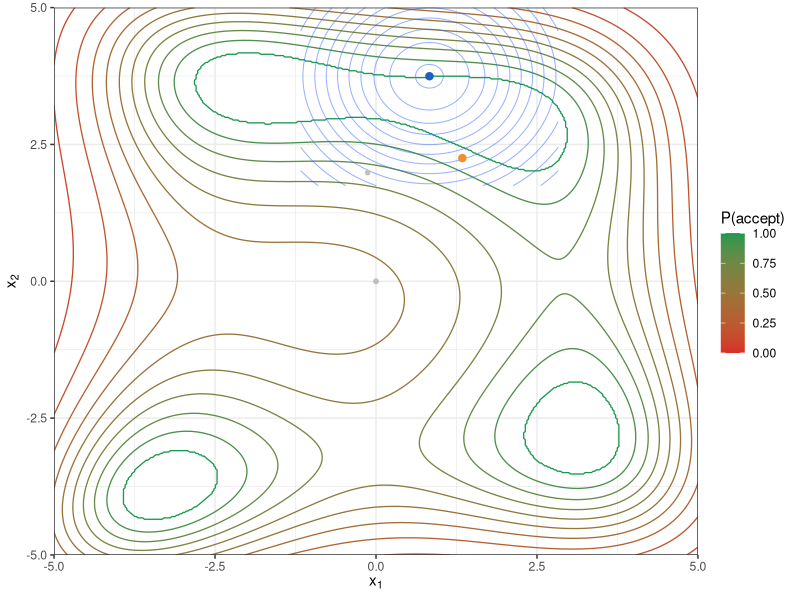

Write the R code that produced this figure.
# Used in: ../slides-derivative-free-3-simulated-annealing.tex
#
# Simulate a short simulated annealing run on Himmelblau's function and save
# the acceptance-probability contour used on the title slide.

set.seed(1111L)

library(data.table)
library(ggplot2)
library(msm)

output_file = "../figure/himmelblau-iter3_probabilities.pdf"

domain = c(-5, 5)
proposal_bounds = c(-3.8, 3.8)
proposal_sd = 1.5
objective_grid_size = 400L
proposal_grid_size = 100L
proposal_contour_radius = 2
initial_temperature = 200
cooling_rate = 0.8
snapshot_iterations = c(2L, 3L, 5L, 10L, 20L, 30L, 50L, 60L)
snapshot_index = 3L

himmelblau_value = function(x1, x2) {
  (x1 + x2^2 - 11)^2 + (x1^2 + x2 - 7)^2
}

himmelblau = function(x) {
  himmelblau_value(x[1], x[2])
}

acceptance_probability = function(proposal_value, current_value, temperature) {
  pmin(1, exp(-(proposal_value - current_value) / temperature))
}

sample_proposal = function(current_point) {
  c(
    rtnorm(1L, mean = current_point[1], sd = proposal_sd, lower = proposal_bounds[1], upper = proposal_bounds[2]),
    rtnorm(1L, mean = current_point[2], sd = proposal_sd, lower = proposal_bounds[1], upper = proposal_bounds[2])
  )
}

make_objective_grid = function() {
  axis_values = seq(domain[1], domain[2], length.out = objective_grid_size)
  grid = CJ(x1 = axis_values, x2 = axis_values)
  grid[, objective_value := himmelblau_value(x1, x2)]
}

make_temperature_schedule = function() {
  c(
    rep(initial_temperature, 50L),
    initial_temperature * cooling_rate^seq_len(200L)
  )
}

run_simulated_annealing = function(temperature_schedule) {
  trace = data.table(
    iteration = seq_along(temperature_schedule),
    best_x1 = NA_real_,
    best_x2 = NA_real_,
    proposal_x1 = NA_real_,
    proposal_x2 = NA_real_,
    current_x1 = NA_real_,
    current_x2 = NA_real_,
    best_value = NA_real_,
    accepted = NA_character_
  )

  current_point = c(0, 0)
  best_point = current_point

  trace[1L, `:=`(
    best_x1 = best_point[1],
    best_x2 = best_point[2],
    proposal_x1 = current_point[1],
    proposal_x2 = current_point[2],
    current_x1 = current_point[1],
    current_x2 = current_point[2],
    best_value = himmelblau(best_point)
  )]

  for (iter in seq(2L, length(temperature_schedule))) {
    old_point = current_point
    proposal = sample_proposal(old_point)
    old_value = himmelblau(old_point)
    proposal_value = himmelblau(proposal)

    accept_candidate = if (proposal_value < old_value) {
      TRUE
    } else {
      runif(1L) < acceptance_probability(proposal_value, old_value, temperature_schedule[iter])
    }

    if (accept_candidate) {
      current_point = proposal
    }
    if (himmelblau(current_point) < himmelblau(best_point)) {
      best_point = current_point
    }

    trace[iter, `:=`(
      best_x1 = best_point[1],
      best_x2 = best_point[2],
      proposal_x1 = proposal[1],
      proposal_x2 = proposal[2],
      current_x1 = old_point[1],
      current_x2 = old_point[2],
      best_value = himmelblau(best_point),
      accepted = if (accept_candidate) "accept" else "reject"
    )]
  }

  trace
}

make_acceptance_grid = function(objective_grid, current_point, temperature) {
  current_value = himmelblau(current_point)
  acceptance_grid = copy(objective_grid)
  acceptance_grid[, acceptance_prob := acceptance_probability(objective_value, current_value, temperature)]
}

make_proposal_density_grid = function(current_point) {
  x1 = seq(
    current_point[1] - proposal_contour_radius,
    current_point[1] + proposal_contour_radius,
    length.out = proposal_grid_size
  )
  x2 = seq(
    current_point[2] - proposal_contour_radius,
    current_point[2] + proposal_contour_radius,
    length.out = proposal_grid_size
  )

  density_grid = CJ(x1 = x1, x2 = x2)
  density_grid[, proposal_density := dnorm(x1, mean = current_point[1], sd = proposal_sd) *
    dnorm(x2, mean = current_point[2], sd = proposal_sd)]
}

plot_acceptance_snapshot = function(trace, objective_grid, temperature_schedule, iteration_id) {
  current_row = trace[iteration_id]
  current_point = c(current_row$current_x1, current_row$current_x2)

  acceptance_grid = make_acceptance_grid(
    objective_grid = objective_grid,
    current_point = current_point,
    temperature = temperature_schedule[iteration_id]
  )
  density_grid = make_proposal_density_grid(current_point)
  history = trace[seq_len(iteration_id)]

  ggplot() +
    geom_contour(
      data = acceptance_grid,
      aes(x = x1, y = x2, z = acceptance_prob, colour = after_stat(level)),
      bins = 10L,
      linewidth = 0.45
    ) +
    geom_contour(
      data = density_grid,
      aes(x = x1, y = x2, z = proposal_density),
      alpha = 0.5,
      linewidth = 0.35
    ) +
    geom_point(data = history, aes(x = current_x1, y = current_x2), colour = "grey75", size = 1.2) +
    geom_point(data = current_row, aes(x = current_x1, y = current_x2), colour = "#1f5fbf", size = 2.2) +
    geom_point(data = current_row, aes(x = proposal_x1, y = proposal_x2), colour = "#f28e2b", size = 2.2) +
    scale_colour_gradient(low = "#d73027", high = "#1a9850", limits = c(0, 1), name = "P(accept)") +
    coord_cartesian(xlim = domain, ylim = domain, expand = FALSE) +
    labs(x = expression(x[1]), y = expression(x[2])) +
    theme_bw(base_size = 11) +
    theme(legend.position = "right")
}

objective_grid = make_objective_grid()
temperature_schedule = make_temperature_schedule()
annealing_trace = run_simulated_annealing(temperature_schedule)
plot_iteration = snapshot_iterations[snapshot_index]

acceptance_plot = plot_acceptance_snapshot(
  trace = annealing_trace,
  objective_grid = objective_grid,
  temperature_schedule = temperature_schedule,
  iteration_id = plot_iteration
)

if (interactive()) {
  print(acceptance_plot)
}

ggsave(output_file, acceptance_plot, width = 5, height = 4)
